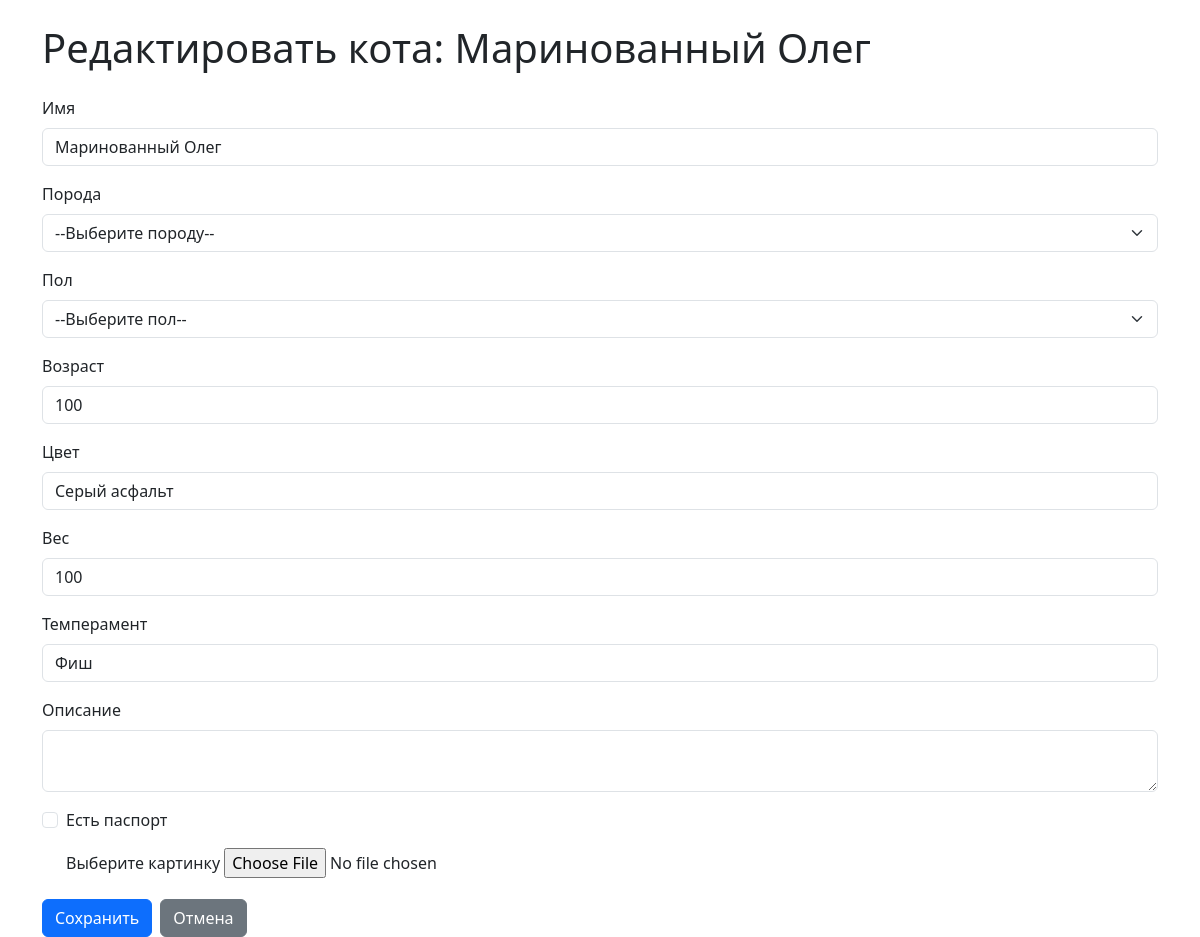
Page /edit_cat/1 on the earlier database version.
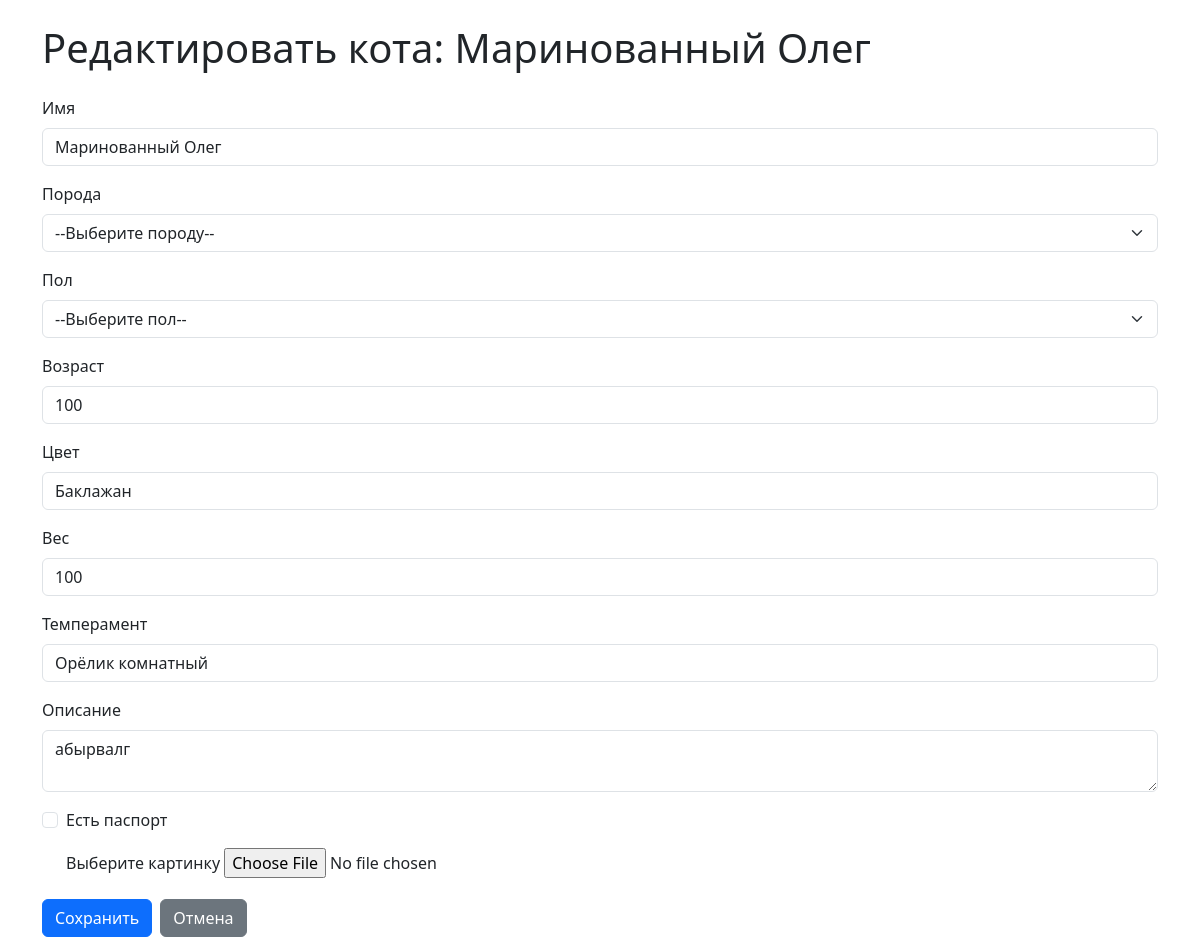
Same page on the later database version.
### models.py (models this page shows)
class Base(Model):
    class Meta:
        database = db

class Cat(Base):
    name = CharField()
    breed = ForeignKeyField(Breed)
    gender = ForeignKeyField(Gender)
    age = DecimalField()
    color = CharField()
    weight = DecimalField()
    temper = CharField()
    description = CharField(null=True)
    has_passport = BooleanField(default=False)
    image_path = CharField(null=True)

### app.py (the view, shortened to what this page needs)
@app.route('/edit_cat/<int:cat_id>', methods=['GET', 'POST'])
def edit_cat(cat_id):
    cat = Cat.get_or_none(Cat.id == cat_id)
    if not cat:
        return redirect(url_for('index'))
    breeds = Breed.select()
    genders = Gender.select()
    return render_template('edit_cat.html', cat=cat, breeds=breeds, genders=genders)

### templates/edit_cat.html (shortened to what this page needs)
<!DOCTYPE html>
<html lang="ru">
<head>
  <link href="https://cdn.jsdelivr.net/npm/bootstrap@5.3.0/dist/css/bootstrap.min.css" rel="stylesheet" />
</head>
<body>
  <div class="container mt-4">
    <h1 class="mb-4">Редактировать кота: {{ cat.name }}</h1>
    <form method="post" action="{{ url_for('edit_cat', cat_id=cat.id) }}" enctype="multipart/form-data">
      <div class="mb-3">
        <label for="name" class="form-label">Имя</label>
        <input type="text" class="form-control" id="name" name="name" required value="{{ cat.name }}" />
      </div>
      <div class="mb-3">
        <label for="breed" class="form-label">Порода</label>
        <select name="breed" id="breed" class="form-select" required>
          <option value="">--Выберите породу--</option>
        </select>
      </div>
      <div class="mb-3">
        <label for="gender" class="form-label">Пол</label>
        <select name="gender" id="gender" class="form-select" required>
          <option value="">--Выберите пол--</option>
        </select>
      </div>
      <div class="mb-3">
        <label for="age" class="form-label">Возраст</label>
        <input type="number" step="0.1" class="form-control" id="age" name="age" required value="{{ cat.age }}" />
      </div>
      <div class="mb-3">
        <label for="color" class="form-label">Цвет</label>
        <input type="text" class="form-control" id="color" name="color" required value="{{ cat.color }}" />
      </div>
      <div class="mb-3">
        <label for="weight" class="form-label">Вес</label>
        <input type="number" step="0.1" class="form-control" id="weight" name="weight" required value="{{ cat.weight }}" />
      </div>
      <div class="mb-3">
        <label for="temper" class="form-label">Темперамент</label>
        <input type="text" class="form-control" id="temper" name="temper" required value="{{ cat.temper }}" />
      </div>
      <div class="mb-3">
        <label for="description" class="form-label">Описание</label>
        <textarea class="form-control" id="description" name="description">{{ cat.description }}</textarea>
      </div>
      <div class="mb-3 form-check">
        <input type="checkbox" class="form-check-input" id="has_passport" name="has_passport" {% if cat.has_passport %}checked{% endif %}>
        <label class="form-check-label" for="has_passport">Есть паспорт</label>
      </div>
      <div class="mb-3 form-check">
        <label class="form-label" for="image">Выберите картинку</label>
        <input type="file" id="image" name="image">
      </div>
      <div class="d-flex gap-2">
        <button type="submit" class="btn btn-primary">Сохранить</button>
        <a href="{{ url_for('index') }}" class="btn btn-secondary">Отмена</a>
      </div>
    </form>
  </div>
</body>
</html>

Differences in the rows shown:
changed Cat "Маринованный Олег": color "Серый асфальт" → "Баклажан"; temper "Фиш" → "Орёлик комнатный"; description (not shown) → "абырвалг"
